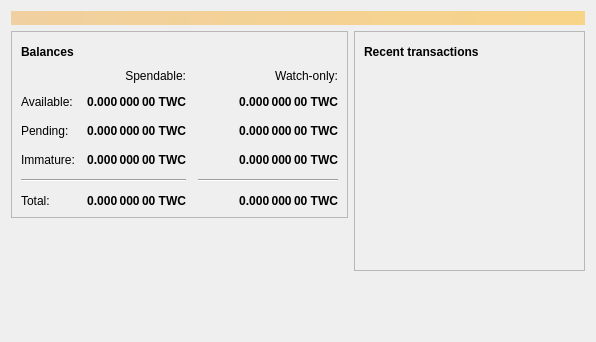
<?xml version="1.0" encoding="UTF-8"?>
<ui version="4.0">
 <class>OverviewPage</class>
 <widget class="QWidget" name="OverviewPage">
  <property name="geometry">
   <rect>
    <x>0</x>
    <y>0</y>
    <width>596</width>
    <height>342</height>
   </rect>
  </property>
  <property name="windowTitle">
   <string>Form</string>
  </property>
  <layout class="QVBoxLayout" name="topLayout">
   <item>
    <widget class="QLabel" name="labelAlerts">
     <property name="visible">
      <bool>false</bool>
     </property>
     <property name="styleSheet">
      <string notr="true">QLabel { background-color: qlineargradient(x1: 0, y1: 0, x2: 1, y2: 0, stop:0 #F0D0A0, stop:1 #F8D488); color:#000000; }</string>
     </property>
     <property name="wordWrap">
      <bool>true</bool>
     </property>
     <property name="margin">
      <number>3</number>
     </property>
     <property name="textInteractionFlags">
      <set>Qt::TextSelectableByMouse</set>
     </property>
    </widget>
   </item>
   <item>
    <layout class="QHBoxLayout" name="horizontalLayout" stretch="1,1">
     <item>
      <layout class="QVBoxLayout" name="verticalLayout_2">
       <item>
        <widget class="QFrame" name="frame">
         <property name="frameShape">
          <enum>QFrame::StyledPanel</enum>
         </property>
         <property name="frameShadow">
          <enum>QFrame::Raised</enum>
         </property>
         <layout class="QVBoxLayout" name="verticalLayout_4">
          <item>
           <layout class="QHBoxLayout" name="horizontalLayout_4">
            <item>
             <widget class="QLabel" name="label_5">
              <property name="font">
               <font>
                <weight>75</weight>
                <bold>true</bold>
               </font>
              </property>
              <property name="text">
               <string>Balances</string>
              </property>
             </widget>
            </item>
            <item>
             <widget class="QPushButton" name="labelWalletStatus">
              <property name="enabled">
               <bool>true</bool>
              </property>
              <property name="maximumSize">
               <size>
                <width>30</width>
                <height>16777215</height>
               </size>
              </property>
              <property name="toolTip">
               <string>The displayed information may be out of date. Your wallet automatically synchronizes with the Twincoin network after a connection is established, but this process has not completed yet.</string>
              </property>
              <property name="text">
               <string/>
              </property>
              <property name="icon">
               <iconset resource="../bitcoin.qrc">
                <normaloff>:/icons/warning</normaloff>
                <disabledoff>:/icons/warning</disabledoff>:/icons/warning</iconset>
              </property>
              <property name="iconSize">
               <size>
                <width>24</width>
                <height>24</height>
               </size>
              </property>
              <property name="flat">
               <bool>true</bool>
              </property>
             </widget>
            </item>
            <item>
             <spacer name="horizontalSpacer_3">
              <property name="orientation">
               <enum>Qt::Horizontal</enum>
              </property>
              <property name="sizeHint" stdset="0">
               <size>
                <width>40</width>
                <height>20</height>
               </size>
              </property>
             </spacer>
            </item>
           </layout>
          </item>
          <item>
           <layout class="QGridLayout" name="gridLayout">
            <property name="spacing">
             <number>12</number>
            </property>
            <item row="2" column="2">
             <widget class="QLabel" name="labelWatchPending">
              <property name="font">
               <font>
                <weight>75</weight>
                <bold>true</bold>
               </font>
              </property>
              <property name="cursor">
               <cursorShape>IBeamCursor</cursorShape>
              </property>
              <property name="toolTip">
               <string>Unconfirmed transactions to watch-only addresses</string>
              </property>
              <property name="text">
               <string notr="true">0.000 000 00 TWC</string>
              </property>
              <property name="alignment">
               <set>Qt::AlignRight|Qt::AlignTrailing|Qt::AlignVCenter</set>
              </property>
              <property name="textInteractionFlags">
               <set>Qt::LinksAccessibleByMouse|Qt::TextSelectableByKeyboard|Qt::TextSelectableByMouse</set>
              </property>
             </widget>
            </item>
            <item row="2" column="1">
             <widget class="QLabel" name="labelUnconfirmed">
              <property name="font">
               <font>
                <weight>75</weight>
                <bold>true</bold>
               </font>
              </property>
              <property name="cursor">
               <cursorShape>IBeamCursor</cursorShape>
              </property>
              <property name="toolTip">
               <string>Total of transactions that have yet to be confirmed, and do not yet count toward the spendable balance</string>
              </property>
              <property name="text">
               <string notr="true">0.000 000 00 TWC</string>
              </property>
              <property name="alignment">
               <set>Qt::AlignRight|Qt::AlignTrailing|Qt::AlignVCenter</set>
              </property>
              <property name="textInteractionFlags">
               <set>Qt::LinksAccessibleByMouse|Qt::TextSelectableByKeyboard|Qt::TextSelectableByMouse</set>
              </property>
             </widget>
            </item>
            <item row="3" column="2">
             <widget class="QLabel" name="labelWatchImmature">
              <property name="font">
               <font>
                <weight>75</weight>
                <bold>true</bold>
               </font>
              </property>
              <property name="cursor">
               <cursorShape>IBeamCursor</cursorShape>
              </property>
              <property name="toolTip">
               <string>Mined balance in watch-only addresses that has not yet matured</string>
              </property>
              <property name="text">
               <string notr="true">0.000 000 00 TWC</string>
              </property>
              <property name="alignment">
               <set>Qt::AlignRight|Qt::AlignTrailing|Qt::AlignVCenter</set>
              </property>
              <property name="textInteractionFlags">
               <set>Qt::LinksAccessibleByMouse|Qt::TextSelectableByKeyboard|Qt::TextSelectableByMouse</set>
              </property>
             </widget>
            </item>
            <item row="4" column="0" colspan="2">
             <widget class="Line" name="line">
              <property name="orientation">
               <enum>Qt::Horizontal</enum>
              </property>
             </widget>
            </item>
            <item row="4" column="2">
             <widget class="Line" name="lineWatchBalance">
              <property name="sizePolicy">
               <sizepolicy hsizetype="Preferred" vsizetype="Fixed">
                <horstretch>0</horstretch>
                <verstretch>0</verstretch>
               </sizepolicy>
              </property>
              <property name="minimumSize">
               <size>
                <width>140</width>
                <height>0</height>
               </size>
              </property>
              <property name="orientation">
               <enum>Qt::Horizontal</enum>
              </property>
             </widget>
            </item>
            <item row="5" column="0">
             <widget class="QLabel" name="labelTotalText">
              <property name="text">
               <string>Total:</string>
              </property>
             </widget>
            </item>
            <item row="3" column="1">
             <widget class="QLabel" name="labelImmature">
              <property name="font">
               <font>
                <weight>75</weight>
                <bold>true</bold>
               </font>
              </property>
              <property name="cursor">
               <cursorShape>IBeamCursor</cursorShape>
              </property>
              <property name="toolTip">
               <string>Mined balance that has not yet matured</string>
              </property>
              <property name="text">
               <string notr="true">0.000 000 00 TWC</string>
              </property>
              <property name="alignment">
               <set>Qt::AlignRight|Qt::AlignTrailing|Qt::AlignVCenter</set>
              </property>
              <property name="textInteractionFlags">
               <set>Qt::LinksAccessibleByMouse|Qt::TextSelectableByKeyboard|Qt::TextSelectableByMouse</set>
              </property>
             </widget>
            </item>
            <item row="2" column="3">
             <spacer name="horizontalSpacer_2">
              <property name="orientation">
               <enum>Qt::Horizontal</enum>
              </property>
              <property name="sizeHint" stdset="0">
               <size>
                <width>40</width>
                <height>20</height>
               </size>
              </property>
             </spacer>
            </item>
            <item row="3" column="0">
             <widget class="QLabel" name="labelImmatureText">
              <property name="text">
               <string>Immature:</string>
              </property>
             </widget>
            </item>
            <item row="5" column="1">
             <widget class="QLabel" name="labelTotal">
              <property name="font">
               <font>
                <weight>75</weight>
                <bold>true</bold>
               </font>
              </property>
              <property name="cursor">
               <cursorShape>IBeamCursor</cursorShape>
              </property>
              <property name="toolTip">
               <string>Your current total balance</string>
              </property>
              <property name="text">
               <string notr="true">0.000 000 00 TWC</string>
              </property>
              <property name="alignment">
               <set>Qt::AlignRight|Qt::AlignTrailing|Qt::AlignVCenter</set>
              </property>
              <property name="textInteractionFlags">
               <set>Qt::LinksAccessibleByMouse|Qt::TextSelectableByKeyboard|Qt::TextSelectableByMouse</set>
              </property>
             </widget>
            </item>
            <item row="5" column="2">
             <widget class="QLabel" name="labelWatchTotal">
              <property name="font">
               <font>
                <weight>75</weight>
                <bold>true</bold>
               </font>
              </property>
              <property name="cursor">
               <cursorShape>IBeamCursor</cursorShape>
              </property>
              <property name="toolTip">
               <string>Current total balance in watch-only addresses</string>
              </property>
              <property name="text">
               <string notr="true">0.000 000 00 TWC</string>
              </property>
              <property name="alignment">
               <set>Qt::AlignRight|Qt::AlignTrailing|Qt::AlignVCenter</set>
              </property>
              <property name="textInteractionFlags">
               <set>Qt::LinksAccessibleByMouse|Qt::TextSelectableByKeyboard|Qt::TextSelectableByMouse</set>
              </property>
             </widget>
            </item>
            <item row="0" column="2">
             <widget class="QLabel" name="labelWatchonly">
              <property name="text">
               <string>Watch-only:</string>
              </property>
              <property name="alignment">
               <set>Qt::AlignRight|Qt::AlignTrailing|Qt::AlignVCenter</set>
              </property>
             </widget>
            </item>
            <item row="1" column="0">
             <widget class="QLabel" name="labelBalanceText">
              <property name="text">
               <string>Available:</string>
              </property>
             </widget>
            </item>
            <item row="1" column="1">
             <widget class="QLabel" name="labelBalance">
              <property name="font">
               <font>
                <weight>75</weight>
                <bold>true</bold>
               </font>
              </property>
              <property name="cursor">
               <cursorShape>IBeamCursor</cursorShape>
              </property>
              <property name="toolTip">
               <string>Your current spendable balance</string>
              </property>
              <property name="text">
               <string notr="true">0.000 000 00 TWC</string>
              </property>
              <property name="alignment">
               <set>Qt::AlignRight|Qt::AlignTrailing|Qt::AlignVCenter</set>
              </property>
              <property name="textInteractionFlags">
               <set>Qt::LinksAccessibleByMouse|Qt::TextSelectableByKeyboard|Qt::TextSelectableByMouse</set>
              </property>
             </widget>
            </item>
            <item row="1" column="2">
             <widget class="QLabel" name="labelWatchAvailable">
              <property name="font">
               <font>
                <weight>75</weight>
                <bold>true</bold>
               </font>
              </property>
              <property name="cursor">
               <cursorShape>IBeamCursor</cursorShape>
              </property>
              <property name="toolTip">
               <string>Your current balance in watch-only addresses</string>
              </property>
              <property name="text">
               <string notr="true">0.000 000 00 TWC</string>
              </property>
              <property name="alignment">
               <set>Qt::AlignRight|Qt::AlignTrailing|Qt::AlignVCenter</set>
              </property>
              <property name="textInteractionFlags">
               <set>Qt::LinksAccessibleByMouse|Qt::TextSelectableByKeyboard|Qt::TextSelectableByMouse</set>
              </property>
             </widget>
            </item>
            <item row="2" column="0">
             <widget class="QLabel" name="labelPendingText">
              <property name="text">
               <string>Pending:</string>
              </property>
             </widget>
            </item>
            <item row="0" column="1">
             <widget class="QLabel" name="labelSpendable">
              <property name="text">
               <string>Spendable:</string>
              </property>
              <property name="alignment">
               <set>Qt::AlignRight|Qt::AlignTrailing|Qt::AlignVCenter</set>
              </property>
             </widget>
            </item>
           </layout>
          </item>
         </layout>
        </widget>
       </item>
       <item>
        <spacer name="verticalSpacer">
         <property name="orientation">
          <enum>Qt::Vertical</enum>
         </property>
         <property name="sizeHint" stdset="0">
          <size>
           <width>20</width>
           <height>40</height>
          </size>
         </property>
        </spacer>
       </item>
      </layout>
     </item>
     <item>
      <layout class="QVBoxLayout" name="verticalLayout_3">
       <item>
        <widget class="QFrame" name="frame_2">
         <property name="frameShape">
          <enum>QFrame::StyledPanel</enum>
         </property>
         <property name="frameShadow">
          <enum>QFrame::Raised</enum>
         </property>
         <layout class="QVBoxLayout" name="verticalLayout">
          <item>
           <layout class="QHBoxLayout" name="horizontalLayout_2">
            <item>
             <widget class="QLabel" name="label_4">
              <property name="font">
               <font>
                <weight>75</weight>
                <bold>true</bold>
               </font>
              </property>
              <property name="text">
               <string>Recent transactions</string>
              </property>
             </widget>
            </item>
            <item>
             <widget class="QPushButton" name="labelTransactionsStatus">
              <property name="enabled">
               <bool>true</bool>
              </property>
              <property name="maximumSize">
               <size>
                <width>30</width>
                <height>16777215</height>
               </size>
              </property>
              <property name="toolTip">
               <string>The displayed information may be out of date. Your wallet automatically synchronizes with the Twincoin network after a connection is established, but this process has not completed yet.</string>
              </property>
              <property name="text">
               <string/>
              </property>
              <property name="icon">
               <iconset resource="../bitcoin.qrc">
                <normaloff>:/icons/warning</normaloff>
                <disabledoff>:/icons/warning</disabledoff>:/icons/warning</iconset>
              </property>
              <property name="iconSize">
               <size>
                <width>24</width>
                <height>24</height>
               </size>
              </property>
              <property name="flat">
               <bool>true</bool>
              </property>
             </widget>
            </item>
            <item>
             <spacer name="horizontalSpacer">
              <property name="orientation">
               <enum>Qt::Horizontal</enum>
              </property>
              <property name="sizeHint" stdset="0">
               <size>
                <width>40</width>
                <height>20</height>
               </size>
              </property>
             </spacer>
            </item>
           </layout>
          </item>
          <item>
           <widget class="QListView" name="listTransactions">
            <property name="styleSheet">
             <string notr="true">QListView { background: transparent; }</string>
            </property>
            <property name="frameShape">
             <enum>QFrame::NoFrame</enum>
            </property>
            <property name="verticalScrollBarPolicy">
             <enum>Qt::ScrollBarAlwaysOff</enum>
            </property>
            <property name="horizontalScrollBarPolicy">
             <enum>Qt::ScrollBarAlwaysOff</enum>
            </property>
            <property name="selectionMode">
             <enum>QAbstractItemView::NoSelection</enum>
            </property>
           </widget>
          </item>
         </layout>
        </widget>
       </item>
       <item>
        <spacer name="verticalSpacer_2">
         <property name="orientation">
          <enum>Qt::Vertical</enum>
         </property>
         <property name="sizeHint" stdset="0">
          <size>
           <width>20</width>
           <height>40</height>
          </size>
         </property>
        </spacer>
       </item>
      </layout>
     </item>
    </layout>
   </item>
  </layout>
 </widget>
 <resources/>
 <connections/>
</ui>
